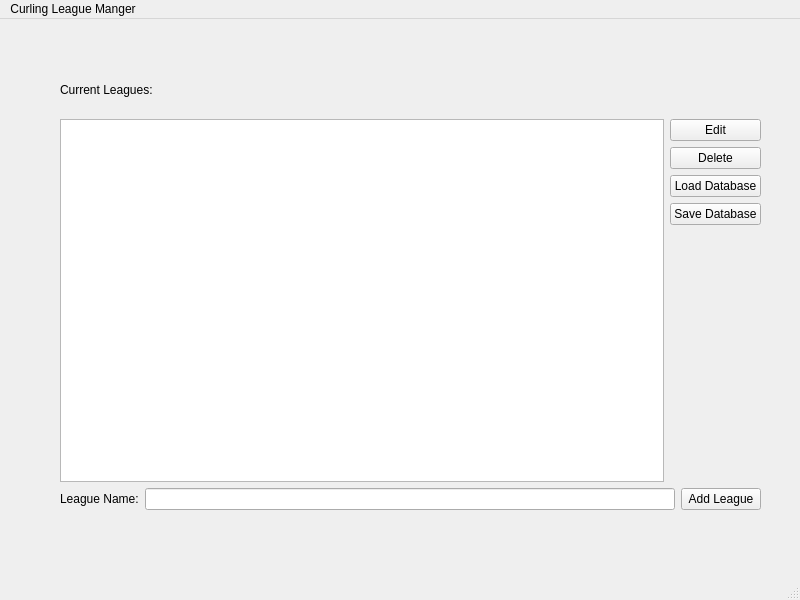
<?xml version="1.0" encoding="UTF-8"?>
<ui version="4.0">
 <class>MainWindow</class>
 <widget class="QMainWindow" name="MainWindow">
  <property name="geometry">
   <rect>
    <x>0</x>
    <y>0</y>
    <width>800</width>
    <height>600</height>
   </rect>
  </property>
  <property name="windowTitle">
   <string>MainWindow</string>
  </property>
  <widget class="QWidget" name="centralwidget">
   <widget class="QWidget" name="layoutWidget">
    <property name="geometry">
     <rect>
      <x>60</x>
      <y>100</y>
      <width>701</width>
      <height>391</height>
     </rect>
    </property>
    <layout class="QVBoxLayout" name="verticalLayout_2">
     <item>
      <layout class="QHBoxLayout" name="horizontalLayout_2">
       <item>
        <widget class="QListWidget" name="league_ListWidget"/>
       </item>
       <item>
        <layout class="QVBoxLayout" name="verticalLayout">
         <item>
          <widget class="QPushButton" name="edit_League_button">
           <property name="text">
            <string>Edit</string>
           </property>
          </widget>
         </item>
         <item>
          <widget class="QPushButton" name="delete_League_button">
           <property name="text">
            <string>Delete</string>
           </property>
          </widget>
         </item>
         <item>
          <widget class="QPushButton" name="loadFileButton">
           <property name="text">
            <string>Load Database</string>
           </property>
          </widget>
         </item>
         <item>
          <widget class="QPushButton" name="saveButton">
           <property name="text">
            <string>Save Database</string>
           </property>
          </widget>
         </item>
         <item>
          <spacer name="verticalSpacer">
           <property name="orientation">
            <enum>Qt::Vertical</enum>
           </property>
           <property name="sizeHint" stdset="0">
            <size>
             <width>20</width>
             <height>40</height>
            </size>
           </property>
          </spacer>
         </item>
        </layout>
       </item>
      </layout>
     </item>
     <item>
      <layout class="QHBoxLayout" name="horizontalLayout">
       <item>
        <widget class="QLabel" name="league_Name_label">
         <property name="text">
          <string>League Name:</string>
         </property>
        </widget>
       </item>
       <item>
        <widget class="QLineEdit" name="ad_league_LineEdit"/>
       </item>
       <item>
        <widget class="QPushButton" name="add_League_button">
         <property name="text">
          <string>Add League</string>
         </property>
        </widget>
       </item>
      </layout>
     </item>
    </layout>
   </widget>
   <widget class="QLabel" name="label">
    <property name="geometry">
     <rect>
      <x>60</x>
      <y>50</y>
      <width>151</width>
      <height>41</height>
     </rect>
    </property>
    <property name="text">
     <string>Current Leagues:</string>
    </property>
   </widget>
  </widget>
  <widget class="QMenuBar" name="menubar">
   <property name="geometry">
    <rect>
     <x>0</x>
     <y>0</y>
     <width>800</width>
     <height>21</height>
    </rect>
   </property>
   <widget class="QMenu" name="menuCurling_League_Manger">
    <property name="title">
     <string>Curling League Manger</string>
    </property>
   </widget>
   <addaction name="menuCurling_League_Manger"/>
  </widget>
  <widget class="QStatusBar" name="statusbar"/>
 </widget>
 <resources/>
 <connections/>
</ui>
